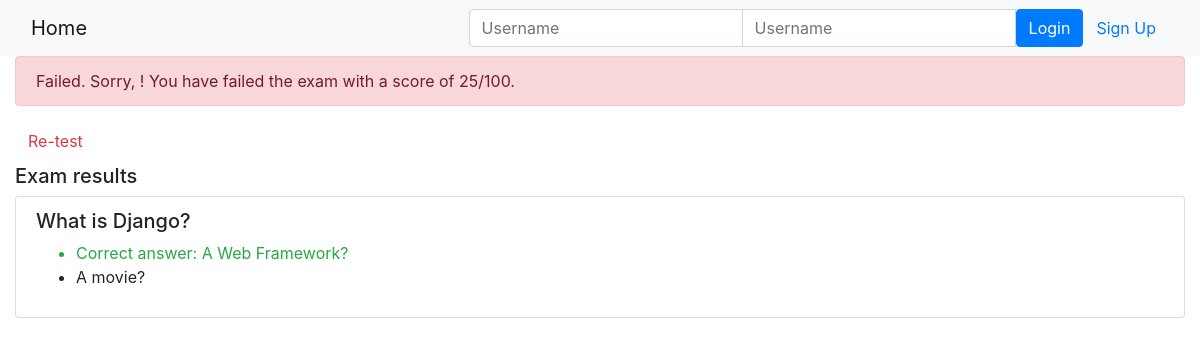
Page /onlinecourse/course/1/submission/1/result/ on the earlier database version.
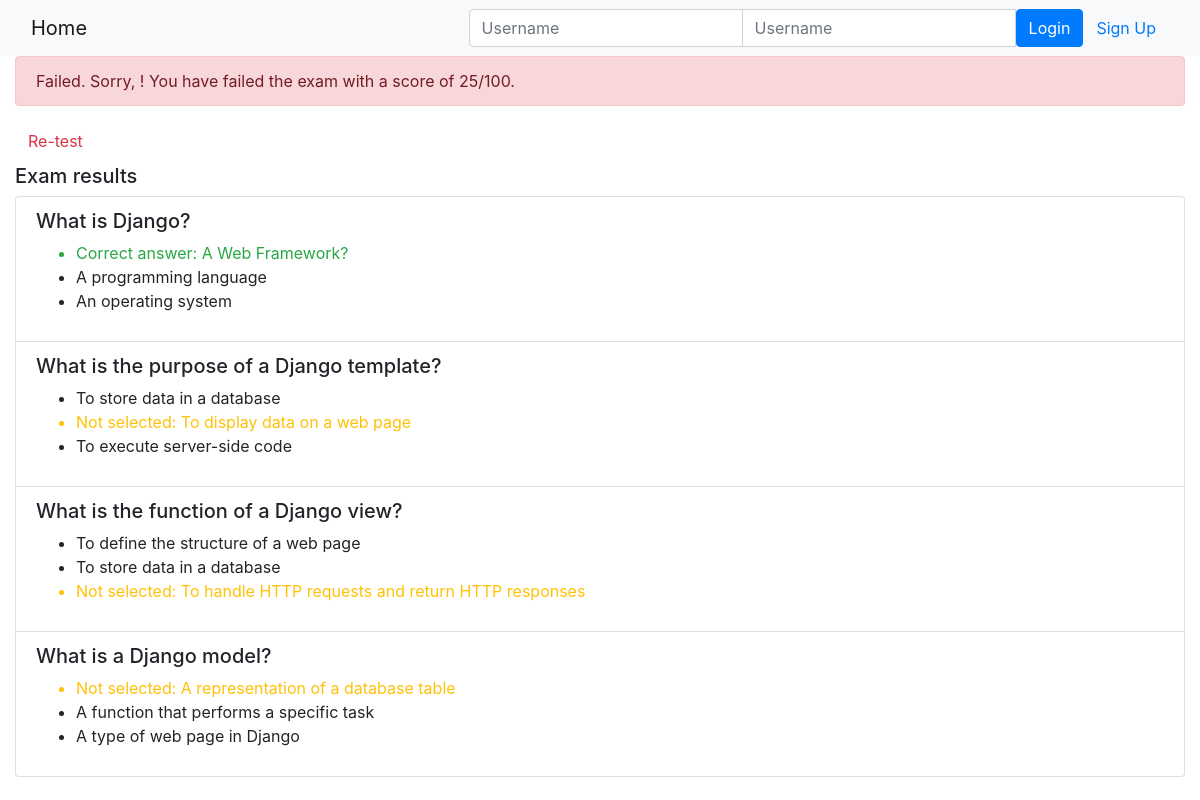
Same page on the later database version.
### onlinecourse/models.py (models this page shows, shortened)
class Question(models.Model):
    question_text = models.CharField(max_length=200)
    grade = models.IntegerField(default=0)
    lesson = models.ForeignKey(Lesson, on_delete=models.CASCADE, default=1)
    def is_get_score(self, selected_ids):
        all_answers = self.choice_set.filter(is_correct=True).count()
        selected_correct = self.choice_set.filter(is_correct=True, id__in=selected_ids).count()
        if all_answers == selected_correct:
            return True
        else:
            return False

class Choice(models.Model):
    choice_text = models.TextField()
    is_correct = models.BooleanField(default=False)
    question = models.ForeignKey(Question, on_delete=models.CASCADE)

### onlinecourse/views.py (the view)
# urls.py: path('course/<int:course_id>/submission/<int:submission_id>/result/', views.show_exam_result, name='show_exam_result'),
def show_exam_result(request, course_id, submission_id):
    course = get_object_or_404(Course, pk=course_id)
    submission = get_object_or_404(Submission, pk=submission_id)
    total_score = 0
    questions = Question.objects.filter(lesson__course=course)
    selected_choices = submission.choices.all()
    for question in questions:
        if question.is_get_score(selected_choices):
            total_score += 25
    lesson = Lesson.objects.filter(course=course).first()
    context = {
        'course': course,
        'total_score': total_score,
        'selected_choices': selected_choices,
        'lesson': lesson,
        'questions': questions,
    }
    return render(request, 'onlinecourse/exam_result_bootstrap.html', context)

### onlinecourse/templates/onlinecourse/exam_result_bootstrap.html (shortened to what this page needs)
<!DOCTYPE html>
<html lang="en">
<head>
    {% load static %}
    <link rel="stylesheet" href="https://maxcdn.bootstrapcdn.com/bootstrap/4.5.2/css/bootstrap.min.css">
</head>
<body>
 <nav class="navbar navbar-light bg-light">
    <div class="container-fluid">
        <div class="navbar-header">
              <a class="navbar-brand" href="{% url 'onlinecourse:index' %}">Home</a>
        </div>
        <ul class="nav navbar-nav navbar-right">
            {% if user.is_authenticated %}
            <li>
                <a class="btn btn-link" href="#">{{ user.first_name }}({{ user.username }})</a>
                <a class="btn btn-link" href="{% url 'onlinecourse:logout' %}">Logout</a>
            </li>
            {% else %}
            <li>
                <form class="form-inline" action="{% url 'onlinecourse:login' %}" method="post">
                    <div class="input-group">
                        <input type="text" class="form-control" placeholder="Username" name="username" >
                        <input type="password" class="form-control" placeholder="Username" name="psw" >
                        <button class="btn btn-primary" type="submit">Login</button>
                        <a class="btn btn-link" href="{% url 'onlinecourse:registration' %}">Sign Up</a>
                    </div>
                </form>
            </li>
            {% endif %}
        </ul>
    </div>
</nav>
{% block content %}
<div class="container-fluid">
    {% if total_score >= lesson.pass_mark  %}
        <div class="alert alert-success">
            Congratulations, {{ request.user.username }}! You have passed the exam and completed the course with a score of {{ total_score }}/100.
        </div>
    {% else %}
        <div class="alert alert-danger">
            Failed. Sorry, {{ request.user.username }}! You have failed the exam with a score of {{ total_score }}/100.
        </div>
        <a class="btn btn-link text-danger" href="{% url 'onlinecourse:course_details' course.id %}">Re-test</a>
    {% endif %}
    <div class="card-columns-vertical mt-1">
        <h5 class="">Exam results</h5>
        <div class="list-group">
            {% for question in questions %}
                <div class="list-group-item">
                    <h5>{{ question.question_text }}</h5>
                    <ul>
                        {% for choice in question.choice_set.all %}
                            {% if choice in selected_choices %}
                                {% if choice.is_correct %}
                                    <li class="text-success">Correct answer: {{ choice.choice_text }}</li>
                                {% else %}
                                    <li class="text-danger">Incorrect answer: {{ choice.choice_text }}</li>
                                {% endif %}
                            {% else %}
                                {% if choice.is_correct %}
                                    <li class="text-warning">Not selected: {{ choice.choice_text }}</li>
                                {% else %}
                                    <li>{{ choice.choice_text }}</li>
                                {% endif %}
                            {% endif %}
                        {% endfor %}
                    </ul>
                </div>
            {% endfor %}
        </div>
    </div>
</div>
{% endblock %}
</body>
</html>

Differences in the rows shown:
changed Choice: choice_text "A movie?" → "A programming language"
added Choice: choice_text "An operating system", shown under Question "What is Django?"
added Question: question_text "What is the purpose of a Django template?"
added Choice: choice_text "To store data in a database", shown under "What is the purpose of a Django template?"
added Choice: choice_text "To display data on a web page", shown under "What is the purpose of a Django template?"
added Choice: choice_text "To execute server-side code", shown under "What is the purpose of a Django template?"
added Question: question_text "What is the function of a Django view?"
added Choice: choice_text "To define the structure of a web page", shown under "What is the function of a Django view?"
added Choice: choice_text "To store data in a database", shown under "What is the function of a Django view?"
added Choice: choice_text "To handle HTTP requests and return HTTP responses", shown under "What is the function of a Django view?"
added Question: question_text "What is a Django model?"
added Choice: choice_text "A representation of a database table", shown under "What is a Django model?"
added Choice: choice_text "A function that performs a specific task", shown under "What is a Django model?"
added Choice: choice_text "A type of web page in Django", shown under "What is a Django model?"
